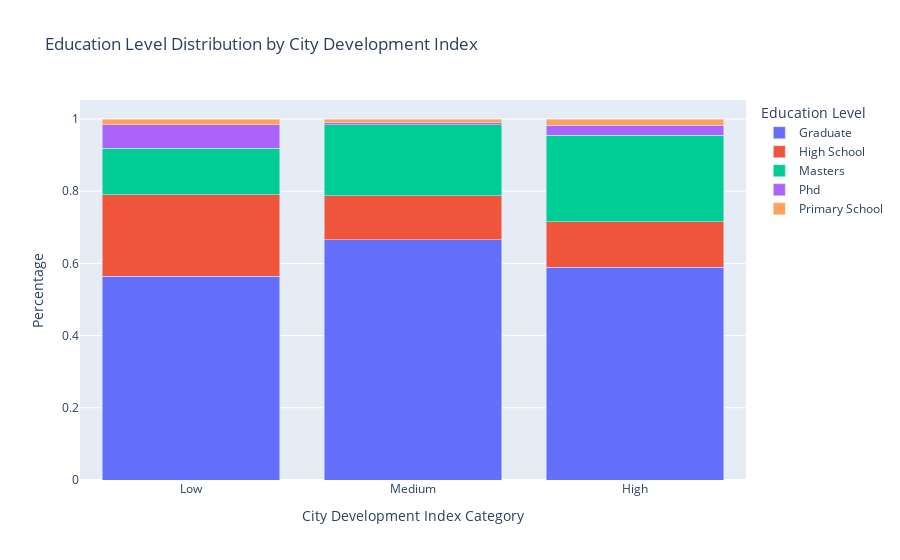

Source (notebook cell):
### Markdown cell above
### Question2: How does the city development index affect the distribution of education levels?

### Code cell
import pandas as pd
import plotly.express as px

bins = [0, 0.5, 0.7, 1]
labels = ['Low', 'Medium', 'High']

df['development_index_category'] = pd.cut(df['city_development_index'], bins=bins, labels=labels)

education_distribution = df.groupby('development_index_category')['education_level'].value_counts(normalize=True).unstack().fillna(0).reset_index()

education_distribution_melted = education_distribution.melt(id_vars='development_index_category', var_name='education_level', value_name='percentage')

fig = px.bar(education_distribution_melted, 
             x='development_index_category', 
             y='percentage', 
             color='education_level', 
             title='Education Level Distribution by City Development Index',
             labels={'development_index_category': 'City Development Index Category', 'percentage': 'Percentage'},
             barmode='stack')

fig.update_layout(xaxis_title='City Development Index Category', yaxis_title='Percentage', legend_title='Education Level')
fig.show()

### Figure 1 — Plotly figure (JSON) as saved in the notebook; plotly's stock layout.template omitted (floating-point values rounded to 4 significant figures)
{"data": [{"alignmentgroup": "True", "hovertemplate": "education_level=Graduate<br>City Development Index Category=%{x}<br>Percentage=%{y}<extra></extra>", "legendgroup": "Graduate", "marker": {"color": "#636efa", "pattern": {"shape": ""}}, "name": "Graduate", "offsetgroup": "Graduate", "orientation": "v", "showlegend": true, "textposition": "auto", "type": "bar", "x": ["Low", "Medium", "High"], "xaxis": "x", "y": [0.5645, 0.6659, 0.59], "yaxis": "y"}, {"alignmentgroup": "True", "hovertemplate": "education_level=High School<br>City Development Index Category=%{x}<br>Percentage=%{y}<extra></extra>", "legendgroup": "High School", "marker": {"color": "#EF553B", "pattern": {"shape": ""}}, "name": "High School", "offsetgroup": "High School", "orientation": "v", "showlegend": true, "textposition": "auto", "type": "bar", "x": ["Low", "Medium", "High"], "xaxis": "x", "y": [0.2258, 0.1212, 0.125], "yaxis": "y"}, {"alignmentgroup": "True", "hovertemplate": "education_level=Masters<br>City Development Index Category=%{x}<br>Percentage=%{y}<extra></extra>", "legendgroup": "Masters", "marker": {"color": "#00cc96", "pattern": {"shape": ""}}, "name": "Masters", "offsetgroup": "Masters", "orientation": "v", "showlegend": true, "textposition": "auto", "type": "bar", "x": ["Low", "Medium", "High"], "xaxis": "x", "y": [0.129, 0.1972, 0.2404], "yaxis": "y"}, {"alignmentgroup": "True", "hovertemplate": "education_level=Phd<br>City Development Index Category=%{x}<br>Percentage=%{y}<extra></extra>", "legendgroup": "Phd", "marker": {"color": "#ab63fa", "pattern": {"shape": ""}}, "name": "Phd", "offsetgroup": "Phd", "orientation": "v", "showlegend": true, "textposition": "auto", "type": "bar", "x": ["Low", "Medium", "High"], "xaxis": "x", "y": [0.06452, 0.004734, 0.02721], "yaxis": "y"}, {"alignmentgroup": "True", "hovertemplate": "education_level=Primary School<br>City Development Index Category=%{x}<br>Percentage=%{y}<extra></extra>", "legendgroup": "Primary School", "marker": {"color": "#FFA15A", "pattern": {"shape": ""}}, "name": "Primary School", "offsetgroup": "Primary School", "orientation": "v", "showlegend": true, "textposition": "auto", "type": "bar", "x": ["Low", "Medium", "High"], "xaxis": "x", "y": [0.01613, 0.01091, 0.01743], "yaxis": "y"}], "layout": {"autosize": true, "barmode": "stack", "legend": {"title": {"text": "Education Level"}, "tracegroupgap": 0}, "title": {"text": "Education Level Distribution by City Development Index"}, "xaxis": {"anchor": "y", "autorange": true, "domain": [0, 1], "range": [-0.5, 2.5], "title": {"text": "City Development Index Category"}, "type": "category"}, "yaxis": {"anchor": "x", "autorange": true, "domain": [0, 1], "range": [0, 1.053], "title": {"text": "Percentage"}, "type": "linear"}}}
